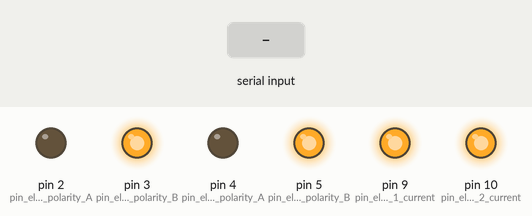
Simulated run of this sketch. Board: Arduino Uno, built with avr-gcc and run on an emulated ATmega328P. Shown: output pins drawn as LEDs (lit = HIGH). Inputs (shaded band) come from the test bench.

Above: at 1.2 s.
1.3 s: "90,45,200\n" received over Serial
At 2.1 s:
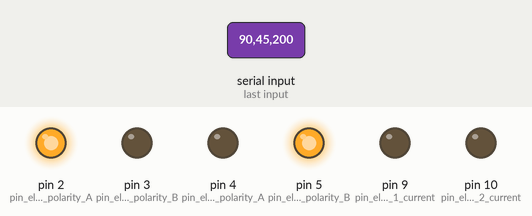
2.9 s: "0\n" received over Serial
At 3.3 s:
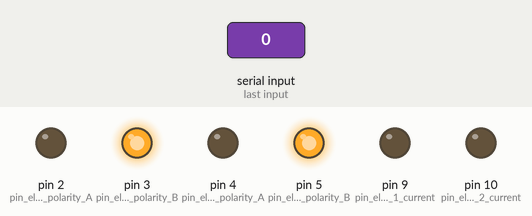
4.4 s: "1,90\n" received over Serial
At 5.7 s:
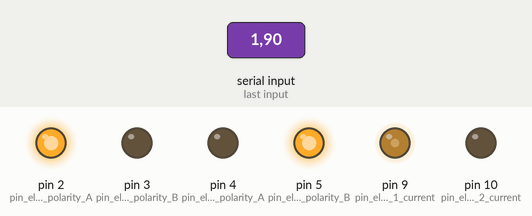
6.0 s: "1,90,45\n" received over Serial
At 7.0 s:
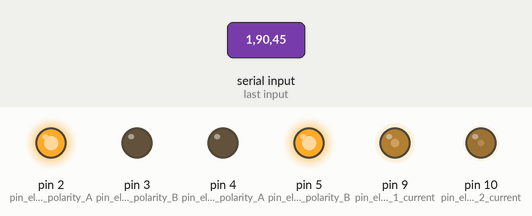
Timing chart, 0 to 8.6 s (numbered marks = the images above; inputs shaded):
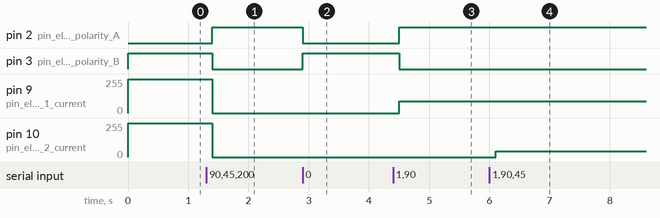

The sketch:

controller.ino
```cpp
// Electrode
int pin_electrode_1_current = 9; // Needs to be a PWM pin to be able to control motor speed
int pin_electrode_1_polarity_A = 2;
int pin_electrode_1_polarity_B = 3;
// Electrode 2
int pin_electrode_2_current = 10;
int pin_electrode_2_polarity_A = 4;
int pin_electrode_2_polarity_B = 5;

int electrode_1_polarity = LOW;
int electrode_2_polarity = LOW;

int electrode_1_current = 255;
int electrode_2_current = 255;

String InBuffer;

void setup() {
  // initialize serial communication @ 9600 baud:
  Serial.begin(9600);

  //Define L298N Dual H-Bridge Motor Controller Pins

  pinMode(pin_electrode_1_polarity_A,OUTPUT);
  pinMode(pin_electrode_1_polarity_B,OUTPUT);
  pinMode(pin_electrode_1_current,OUTPUT);

  pinMode(pin_electrode_2_polarity_A,OUTPUT);
  pinMode(pin_electrode_2_polarity_B,OUTPUT);
  pinMode(pin_electrode_2_current,OUTPUT);

  analogWrite(pin_electrode_1_current,255);
  analogWrite(pin_electrode_2_current,255);
  digitalWrite(pin_electrode_1_polarity_A,LOW);
  digitalWrite(pin_electrode_1_polarity_B,HIGH);

  digitalWrite(pin_electrode_2_polarity_A,LOW);
  digitalWrite(pin_electrode_2_polarity_B,HIGH);

  Serial.begin(9600);
}

void loop() {
  //allowed values are 0 or 1 for polarity


    while (Serial.available() > 0)  // While there is something in the Serial buffer
    {

      char Incoming = Serial.read();
      InBuffer += Incoming;  // Concatonates individual characters from buffer into meaningful string

      if(Incoming == '\n') {  // Signifies end of stream from Python

        electrode_1_polarity = InBuffer.substring(0,1).toInt();
        electrode_2_polarity = InBuffer.substring(1,2).toInt();
        electrode_1_current = InBuffer.substring(2,5).toInt();
        electrode_2_current = InBuffer.substring(5,8).toInt();

        InBuffer = ""; // This resets the buffer
      }

    }


  //write currents
  analogWrite(pin_electrode_1_current,electrode_1_current);
  analogWrite(pin_electrode_2_current,electrode_2_current);
  //write polarities
  if (electrode_1_polarity == 0){
    digitalWrite(pin_electrode_1_polarity_A,LOW);
    digitalWrite(pin_electrode_1_polarity_B,HIGH);
  }else{
    digitalWrite(pin_electrode_1_polarity_A,HIGH);
    digitalWrite(pin_electrode_1_polarity_B,LOW);
  }

  if (electrode_2_polarity == 0){
    digitalWrite(pin_electrode_2_polarity_A,LOW);
    digitalWrite(pin_electrode_2_polarity_B,HIGH);
  }else{
    digitalWrite(pin_electrode_2_polarity_A,HIGH);
    digitalWrite(pin_electrode_2_polarity_B,LOW);
  }
  //wait
  delay(100);


}
```

Measured:
- after the input at 1.3 s, pin 2 (pin_electrode_1_polarity_A): LOW → HIGH after 0.10 s; pin 3 (pin_electrode_1_polarity_B): HIGH → LOW after 0.10 s; pin 9 (pin_electrode_1_current), pin 10 (pin_electrode_2_current): 255/255 → 0/255 after 0.10 s
- after the input at 2.9 s, pin 2 (pin_electrode_1_polarity_A): HIGH → LOW at once; pin 3 (pin_electrode_1_polarity_B): LOW → HIGH at once
- after the input at 4.4 s, pin 2 (pin_electrode_1_polarity_A): LOW → HIGH after 0.10 s; pin 3 (pin_electrode_1_polarity_B): HIGH → LOW after 0.10 s; pin 9 (pin_electrode_1_current): 0/255 → 90/255 after 0.10 s
- after the input at 6.0 s, pin 10 (pin_electrode_2_current): 0/255 → 45/255 after 0.11 s
